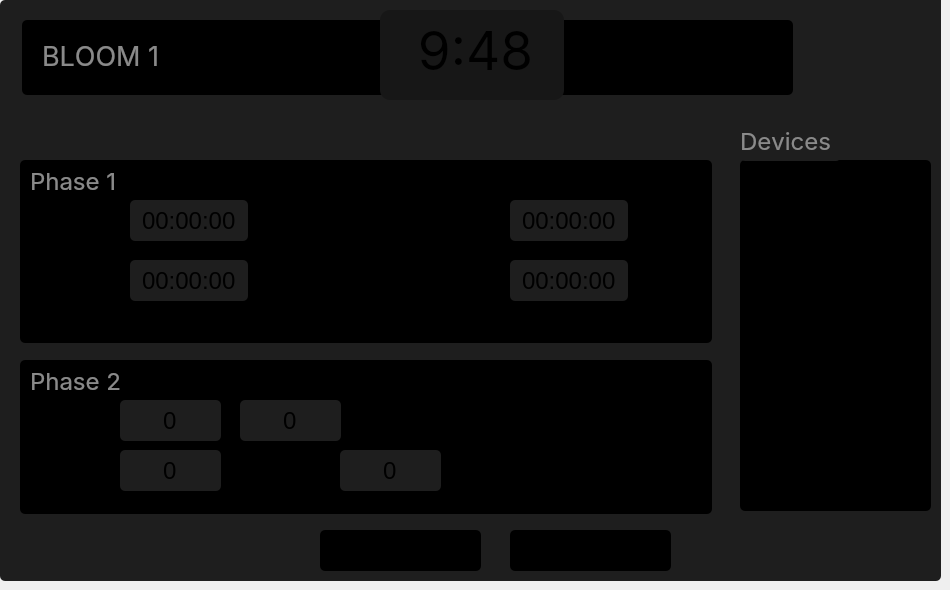
    <widget class="QWidget" name="pageSetting">
     <widget class="QWidget" name="body_2" native="true">
      <property name="geometry">
       <rect>
        <x>0</x>
        <y>0</y>
        <width>941</width>
        <height>581</height>
       </rect>
      </property>
      <property name="styleSheet">
       <string notr="true">background-color: rgb(30, 30, 30);
padding:0px;
border-radius:5px;</string>
      </property>
      <widget class="QWidget" name="header_body_2" native="true">
       <property name="geometry">
        <rect>
         <x>22</x>
         <y>20</y>
         <width>771</width>
         <height>75</height>
        </rect>
       </property>
       <property name="styleSheet">
        <string notr="true">background-color: rgb(0, 0, 0);
border-radius:5px</string>
       </property>
       <widget class="QLabel" name="roomName_2">
        <property name="geometry">
         <rect>
          <x>20</x>
          <y>20</y>
          <width>151</width>
          <height>31</height>
         </rect>
        </property>
        <property name="font">
         <font>
          <family>inter</family>
          <pointsize>20</pointsize>
          <italic>false</italic>
          <strikeout>false</strikeout>
          <kerning>false</kerning>
         </font>
        </property>
        <property name="styleSheet">
         <string notr="true">font-family:inter;
color: #8A8A8A</string>
        </property>
        <property name="text">
         <string>BLOOM 1</string>
        </property>
       </widget>
      </widget>
      <widget class="QWidget" name="widget_6" native="true">
       <property name="geometry">
        <rect>
         <x>380</x>
         <y>10</y>
         <width>184</width>
         <height>90</height>
        </rect>
       </property>
       <property name="styleSheet">
        <string notr="true">background-color: #171717;
border-radius:10px</string>
       </property>
       <widget class="QLabel" name="timeLable_2">
        <property name="geometry">
         <rect>
          <x>20</x>
          <y>10</y>
          <width>151</width>
          <height>61</height>
         </rect>
        </property>
        <property name="font">
         <font>
          <family>Inter</family>
          <pointsize>40</pointsize>
         </font>
        </property>
        <property name="styleSheet">
         <string notr="true">font-family: Inter</string>
        </property>
        <property name="text">
         <string>9:48</string>
        </property>
        <property name="alignment">
         <set>Qt::AlignCenter</set>
        </property>
       </widget>
      </widget>
      <widget class="QWidget" name="widget_13" native="true">
       <property name="geometry">
        <rect>
         <x>810</x>
         <y>-10</y>
         <width>131</width>
         <height>131</height>
        </rect>
       </property>
       <property name="styleSheet">
        <string notr="true">background-image: url(:/icon/logo 1.png);</string>
       </property>
      </widget>
      <widget class="QWidget" name="widget_7" native="true">
       <property name="geometry">
        <rect>
         <x>20</x>
         <y>160</y>
         <width>692</width>
         <height>183</height>
        </rect>
       </property>
       <property name="styleSheet">
        <string notr="true">background-color: rgb(0,0,0);</string>
       </property>
       <widget class="QLabel" name="enviromentLable_5">
        <property name="geometry">
         <rect>
          <x>10</x>
          <y>0</y>
          <width>101</width>
          <height>41</height>
         </rect>
        </property>
        <property name="font">
         <font>
          <family>inter</family>
          <pointsize>18</pointsize>
          <italic>false</italic>
          <strikeout>false</strikeout>
          <kerning>false</kerning>
         </font>
        </property>
        <property name="styleSheet">
         <string notr="true">font-family:inter;
color: #8A8A8A</string>
        </property>
        <property name="text">
         <string>Phase 1</string>
        </property>
       </widget>
       <widget class="QLabel" name="label_9">
        <property name="geometry">
         <rect>
          <x>20</x>
          <y>40</y>
          <width>121</width>
          <height>41</height>
         </rect>
        </property>
        <property name="font">
         <font>
          <pointsize>14</pointsize>
         </font>
        </property>
        <property name="text">
         <string>Bắt đầu</string>
        </property>
       </widget>
       <widget class="QLabel" name="label_10">
        <property name="geometry">
         <rect>
          <x>20</x>
          <y>100</y>
          <width>121</width>
          <height>41</height>
         </rect>
        </property>
        <property name="font">
         <font>
          <pointsize>14</pointsize>
         </font>
        </property>
        <property name="text">
         <string>Tưới</string>
        </property>
       </widget>
       <widget class="QTimeEdit" name="timeEdit_2">
        <property name="geometry">
         <rect>
          <x>110</x>
          <y>100</y>
          <width>118</width>
          <height>41</height>
         </rect>
        </property>
        <property name="font">
         <font>
          <pointsize>18</pointsize>
         </font>
        </property>
        <property name="styleSheet">
         <string notr="true">background-color: rgb(30,30,30);</string>
        </property>
        <property name="alignment">
         <set>Qt::AlignCenter</set>
        </property>
        <property name="buttonSymbols">
         <enum>QAbstractSpinBox::NoButtons</enum>
        </property>
        <property name="calendarPopup">
         <bool>true</bool>
        </property>
       </widget>
       <widget class="QTimeEdit" name="timeEdit">
        <property name="geometry">
         <rect>
          <x>110</x>
          <y>40</y>
          <width>118</width>
          <height>41</height>
         </rect>
        </property>
        <property name="font">
         <font>
          <pointsize>18</pointsize>
         </font>
        </property>
        <property name="styleSheet">
         <string notr="true">background-color: rgb(30,30,30);</string>
        </property>
        <property name="alignment">
         <set>Qt::AlignCenter</set>
        </property>
        <property name="buttonSymbols">
         <enum>QAbstractSpinBox::NoButtons</enum>
        </property>
        <property name="calendarPopup">
         <bool>true</bool>
        </property>
       </widget>
       <widget class="QLabel" name="label_11">
        <property name="geometry">
         <rect>
          <x>390</x>
          <y>40</y>
          <width>121</width>
          <height>41</height>
         </rect>
        </property>
        <property name="font">
         <font>
          <pointsize>14</pointsize>
         </font>
        </property>
        <property name="text">
         <string>Kết thúc</string>
        </property>
       </widget>
       <widget class="QLabel" name="label_12">
        <property name="geometry">
         <rect>
          <x>390</x>
          <y>100</y>
          <width>121</width>
          <height>41</height>
         </rect>
        </property>
        <property name="font">
         <font>
          <pointsize>14</pointsize>
         </font>
        </property>
        <property name="text">
         <string>Vòng lặp</string>
        </property>
       </widget>
       <widget class="QTimeEdit" name="timeEdit_3">
        <property name="geometry">
         <rect>
          <x>490</x>
          <y>40</y>
          <width>118</width>
          <height>41</height>
         </rect>
        </property>
        <property name="font">
         <font>
          <pointsize>18</pointsize>
         </font>
        </property>
        <property name="styleSheet">
         <string notr="true">background-color: rgb(30,30,30);</string>
        </property>
        <property name="alignment">
         <set>Qt::AlignCenter</set>
        </property>
        <property name="buttonSymbols">
         <enum>QAbstractSpinBox::NoButtons</enum>
        </property>
        <property name="calendarPopup">
         <bool>true</bool>
        </property>
       </widget>
       <widget class="QTimeEdit" name="timeEdit_4">
        <property name="geometry">
         <rect>
          <x>490</x>
          <y>100</y>
          <width>118</width>
          <height>41</height>
         </rect>
        </property>
        <property name="font">
         <font>
          <pointsize>18</pointsize>
         </font>
        </property>
        <property name="styleSheet">
         <string notr="true">background-color: rgb(30,30,30);</string>
        </property>
        <property name="alignment">
         <set>Qt::AlignCenter</set>
        </property>
        <property name="buttonSymbols">
         <enum>QAbstractSpinBox::NoButtons</enum>
        </property>
        <property name="calendarPopup">
         <bool>true</bool>
        </property>
       </widget>
      </widget>
      <widget class="QWidget" name="widget_10" native="true">
       <property name="geometry">
        <rect>
         <x>20</x>
         <y>360</y>
         <width>692</width>
         <height>154</height>
        </rect>
       </property>
       <property name="styleSheet">
        <string notr="true">background-color: rgb(0,0,0);</string>
       </property>
       <widget class="QLabel" name="enviromentLable_6">
        <property name="geometry">
         <rect>
          <x>10</x>
          <y>0</y>
          <width>101</width>
          <height>41</height>
         </rect>
        </property>
        <property name="font">
         <font>
          <family>inter</family>
          <pointsize>18</pointsize>
          <italic>false</italic>
          <strikeout>false</strikeout>
          <kerning>false</kerning>
         </font>
        </property>
        <property name="styleSheet">
         <string notr="true">font-family:inter;
color: #8A8A8A</string>
        </property>
        <property name="text">
         <string>Phase 2</string>
        </property>
       </widget>
       <widget class="QLabel" name="label_13">
        <property name="geometry">
         <rect>
          <x>20</x>
          <y>40</y>
          <width>121</width>
          <height>41</height>
         </rect>
        </property>
        <property name="font">
         <font>
          <pointsize>14</pointsize>
         </font>
        </property>
        <property name="text">
         <string>Sensor</string>
        </property>
       </widget>
       <widget class="QSpinBox" name="spinBox_2">
        <property name="geometry">
         <rect>
          <x>100</x>
          <y>40</y>
          <width>101</width>
          <height>41</height>
         </rect>
        </property>
        <property name="font">
         <font>
          <pointsize>18</pointsize>
         </font>
        </property>
        <property name="styleSheet">
         <string notr="true">background-color: rgb(30, 30, 30);</string>
        </property>
        <property name="alignment">
         <set>Qt::AlignCenter</set>
        </property>
        <property name="buttonSymbols">
         <enum>QAbstractSpinBox::NoButtons</enum>
        </property>
       </widget>
       <widget class="QSpinBox" name="spinBox_3">
        <property name="geometry">
         <rect>
          <x>220</x>
          <y>40</y>
          <width>101</width>
          <height>41</height>
         </rect>
        </property>
        <property name="font">
         <font>
          <pointsize>18</pointsize>
         </font>
        </property>
        <property name="styleSheet">
         <string notr="true">background-color: rgb(30, 30, 30);</string>
        </property>
        <property name="alignment">
         <set>Qt::AlignCenter</set>
        </property>
        <property name="buttonSymbols">
         <enum>QAbstractSpinBox::NoButtons</enum>
        </property>
       </widget>
       <widget class="QLabel" name="label_14">
        <property name="geometry">
         <rect>
          <x>20</x>
          <y>90</y>
          <width>121</width>
          <height>41</height>
         </rect>
        </property>
        <property name="font">
         <font>
          <pointsize>14</pointsize>
         </font>
        </property>
        <property name="text">
         <string>%On</string>
        </property>
       </widget>
       <widget class="QSpinBox" name="spinBox_4">
        <property name="geometry">
         <rect>
          <x>100</x>
          <y>90</y>
          <width>101</width>
          <height>41</height>
         </rect>
        </property>
        <property name="font">
         <font>
          <pointsize>18</pointsize>
         </font>
        </property>
        <property name="styleSheet">
         <string notr="true">background-color: rgb(30, 30, 30);</string>
        </property>
        <property name="alignment">
         <set>Qt::AlignCenter</set>
        </property>
        <property name="buttonSymbols">
         <enum>QAbstractSpinBox::NoButtons</enum>
        </property>
       </widget>
       <widget class="QLabel" name="label_15">
        <property name="geometry">
         <rect>
          <x>240</x>
          <y>90</y>
          <width>121</width>
          <height>41</height>
         </rect>
        </property>
        <property name="font">
         <font>
          <pointsize>14</pointsize>
         </font>
        </property>
        <property name="text">
         <string>%Off</string>
        </property>
       </widget>
       <widget class="QSpinBox" name="spinBox_5">
        <property name="geometry">
         <rect>
          <x>320</x>
          <y>90</y>
          <width>101</width>
          <height>41</height>
         </rect>
        </property>
        <property name="font">
         <font>
          <pointsize>18</pointsize>
         </font>
        </property>
        <property name="styleSheet">
         <string notr="true">background-color: rgb(30, 30, 30);</string>
        </property>
        <property name="alignment">
         <set>Qt::AlignCenter</set>
        </property>
        <property name="buttonSymbols">
         <enum>QAbstractSpinBox::NoButtons</enum>
        </property>
       </widget>
      </widget>
      <widget class="QPushButton" name="onButton_2">
       <property name="geometry">
        <rect>
         <x>320</x>
         <y>530</y>
         <width>161</width>
         <height>41</height>
        </rect>
       </property>
       <property name="styleSheet">
        <string notr="true">QPushButton{
background-color: rgb(0,0,0)
}
QPushButton::pressed{
	background-color: rgba(104, 11, 11, 177)
}</string>
       </property>
       <property name="text">
        <string>SAVE</string>
       </property>
       <property name="checkable">
        <bool>true</bool>
       </property>
       <property name="checked">
        <bool>true</bool>
       </property>
       <property name="autoRepeat">
        <bool>false</bool>
       </property>
       <property name="autoExclusive">
        <bool>false</bool>
       </property>
      </widget>
      <widget class="QPushButton" name="onButton_3">
       <property name="geometry">
        <rect>
         <x>510</x>
         <y>530</y>
         <width>161</width>
         <height>41</height>
        </rect>
       </property>
       <property name="styleSheet">
        <string notr="true">QPushButton{
background-color: rgb(0,0,0)
}
QPushButton::pressed{
	background-color: rgba(104, 11, 11, 177)
}</string>
       </property>
       <property name="text">
        <string>CANCEL</string>
       </property>
       <property name="checkable">
        <bool>true</bool>
       </property>
       <property name="checked">
        <bool>true</bool>
       </property>
       <property name="autoRepeat">
        <bool>false</bool>
       </property>
       <property name="autoExclusive">
        <bool>false</bool>
       </property>
      </widget>
      <widget class="QWidget" name="widget_11" native="true">
       <property name="geometry">
        <rect>
         <x>740</x>
         <y>160</y>
         <width>191</width>
         <height>351</height>
        </rect>
       </property>
       <property name="styleSheet">
        <string notr="true">background-color: rgb(0,0,0);</string>
       </property>
      </widget>
      <widget class="QLabel" name="label_8">
       <property name="geometry">
        <rect>
         <x>740</x>
         <y>120</y>
         <width>101</width>
         <height>41</height>
        </rect>
       </property>
       <property name="font">
        <font>
         <family>inter</family>
         <pointsize>18</pointsize>
         <italic>false</italic>
         <strikeout>false</strikeout>
         <kerning>false</kerning>
        </font>
       </property>
       <property name="styleSheet">
        <string notr="true">font-family:inter;
color: #8A8A8A</string>
       </property>
       <property name="text">
        <string>Devices</string>
       </property>
      </widget>
     </widget>
    </widget>
